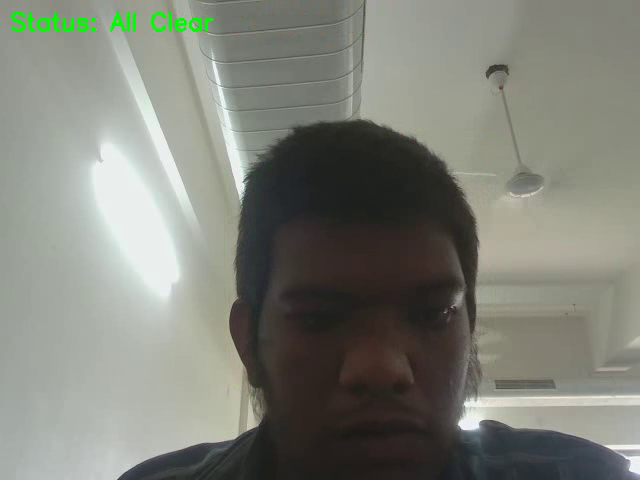
#> input picture frame 20 of Projects/motion_recording.avi, 640 x 480 px, given in place of the camera
$ jupyter execute 'Tracking Movements.ipynb'
#> lines starting #> are read from the running program, lines starting #| are printed output that depends on the picture; after the words box and inside, x2 and y2 are one past the last pixel; in counts of white or black regions, pixels touching at a corner belong together
[cell 1]
import cv2

def track_movements():
    """
    Detects and tracks any general movement using the webcam
    via the Frame Differencing technique and records the video feed.
    """
    print("Starting webcam for motion tracking...")
    print("IMPORTANT: A new window will open. Press 'q' on your keyboard to quit.")

    # 1. Initialize the webcam (0 is the default camera)
    cap = cv2.VideoCapture(0)

    # --- NEW: Set up the VideoWriter to save the recording ---
    # Get the default frame width and height from the webcam
    frame_width = int(cap.get(cv2.CAP_PROP_FRAME_WIDTH))
    frame_height = int(cap.get(cv2.CAP_PROP_FRAME_HEIGHT))

    # Define the codec and create a VideoWriter object
    # 'XVID' is a very standard and reliable codec for .avi files
    fourcc = cv2.VideoWriter_fourcc(*'XVID')
    # Save as 'motion_recording.avi' at 20 Frames Per Second (FPS)
    out = cv2.VideoWriter('motion_recording.avi', fourcc, 20.0, (frame_width, frame_height))
    print("Recording started. Saving session to 'motion_recording.avi'...")
    # ---------------------------------------------------------

    # 2. Read the first two initial frames
    # We need two frames to compare them and find the differences
    ret, frame1 = cap.read()
#> frame1 is the input picture: shape (480, 640, 3); mean B, G, R 120.1, 129.4, 127.2
    ret, frame2 = cap.read()
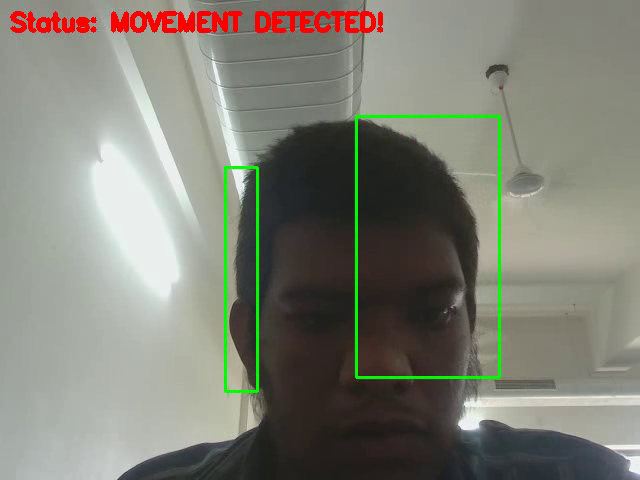
#> input picture frame 21 of Projects/motion_recording.avi, 640 x 480 px, given in place of the camera
#> frame2 is the input picture: shape (480, 640, 3); mean B, G, R 117.6, 128.8, 128.2

    if not ret:
        print("Error: Could not access the webcam.")
        return

    while cap.isOpened():
        # 3. Find the absolute difference between the two frames
        # Anything that hasn't moved will turn black (difference of 0)
        # Anything that moved will have a pixel difference > 0
        diff = cv2.absdiff(frame1, frame2)
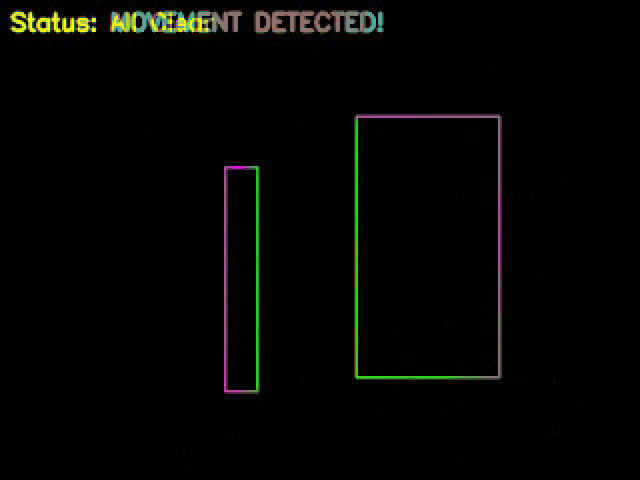
#> diff: shape (480, 640, 3); mean B, G, R 3.1, 4.6, 4.1

        # 4. Convert the difference to grayscale (easier to process)
        gray = cv2.cvtColor(diff, cv2.COLOR_BGR2GRAY)
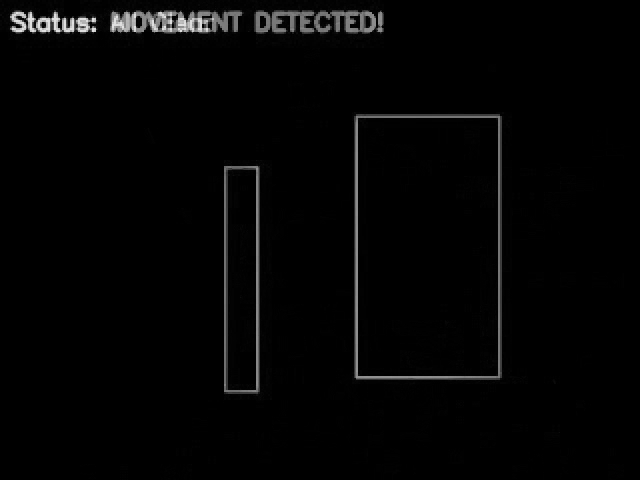
#> gray: shape (480, 640); min 0, max 227, mean 4.3

        # 5. Apply a Gaussian Blur to smooth out the image and remove noise/static
        blur = cv2.GaussianBlur(gray, (5, 5), 0)

        # 6. Apply a Threshold
        # Any pixel difference greater than 20 becomes pure white (255)
        # Any difference less than 20 becomes pure black (0)
        _, thresh = cv2.threshold(blur, 20, 255, cv2.THRESH_BINARY)
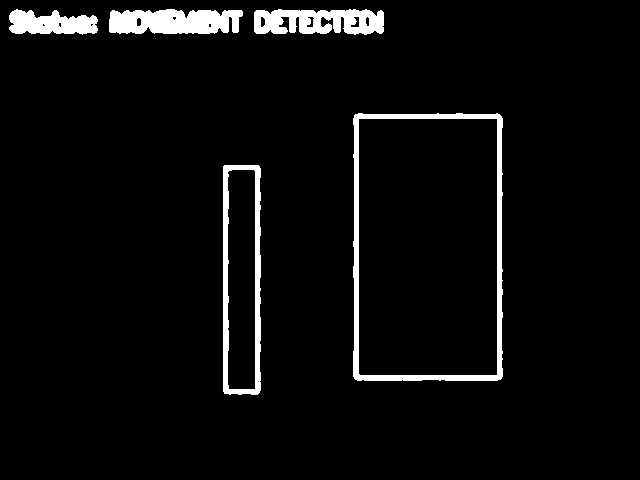
#> thresh: shape (480, 640); 4.6% white; 5 white regions, box (x1, y1, x2, y2) and area: (353, 113, 503, 381) 4269, (109, 9, 243, 34) 2795, (223, 165, 261, 395) 2762, (254, 9, 384, 35) 2577, (9, 9, 98, 35) 1641

        # 7. Dilate the image to make the white moving spots larger and fill in holes
        dilated = cv2.dilate(thresh, None, iterations=3)
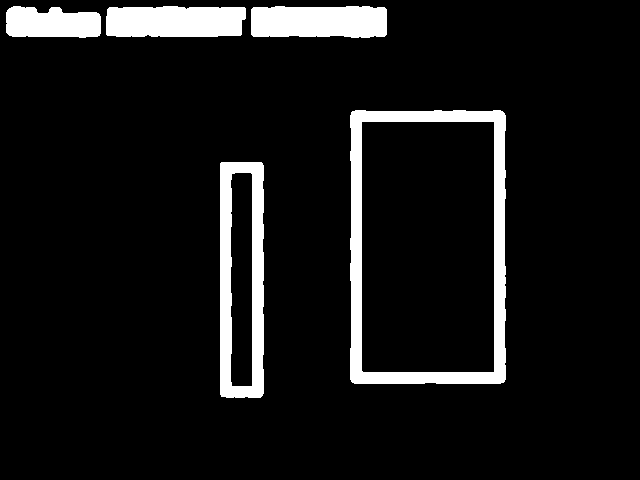
#> dilated: shape (480, 640); 8.4% white; 5 white regions

        # 8. Find the contours (outlines) of the white shapes (the moving objects)
        contours, _ = cv2.findContours(dilated, cv2.RETR_TREE, cv2.CHAIN_APPROX_SIMPLE)
#> contours = 7 contours; box (x1, y1, x2, y2) and area: (350, 110, 506, 384) 41824, (361, 121, 495, 373) 33380, (220, 162, 264, 398) 10028, (230, 172, 253, 387) 4592, (251, 6, 387, 38) 3920, (106, 6, 246, 37) 3907, (6, 6, 101, 38) 2417

        movement_detected = False

        # 9. Draw rectangles around the moving objects
        for contour in contours:
            # Ignore tiny movements (like shadows or camera static) by checking the area size
            if cv2.contourArea(contour) < 1500:
                continue

            movement_detected = True

            # Get coordinates for the bounding box
            (x, y, w, h) = cv2.boundingRect(contour)

            # Draw the green rectangle on the original frame1
            cv2.rectangle(frame1, (x, y), (x+w, y+h), (0, 255, 0), 2)
#> this loop made 7 passes
#> (x, y, w, h) on passes 1 to 7: (220, 162, 44, 236), (230, 172, 23, 215), (350, 110, 156, 274), (361, 121, 134, 252), (251, 6, 136, 32), (106, 6, 140, 31), (6, 6, 95, 32)
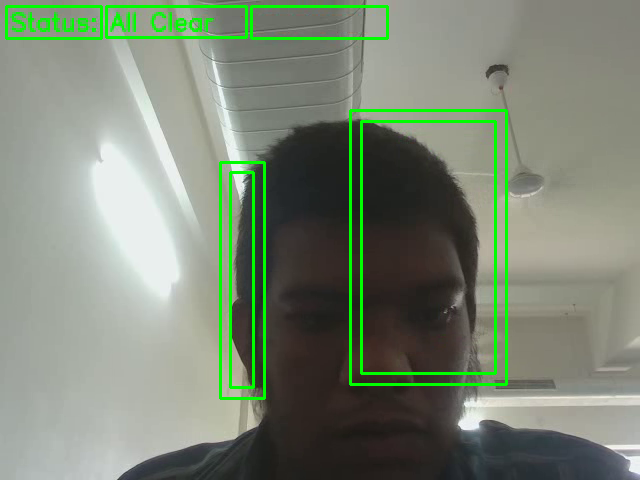
#> frame1: shape (480, 640, 3); 3.51% of pixels changed, all inside (x1, y1, x2, y2) = (5, 5, 508, 400)

        # Display an alert text if movement is happening
        if movement_detected:
            cv2.putText(frame1, "Status: MOVEMENT DETECTED!", (10, 30),
                        cv2.FONT_HERSHEY_SIMPLEX, 0.8, (0, 0, 255), 3)
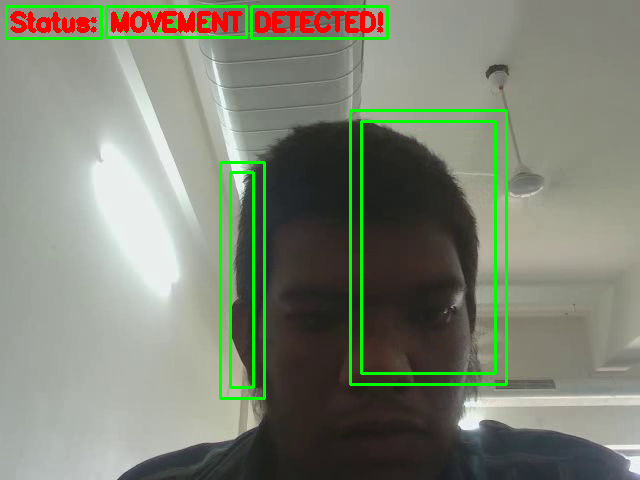
#> frame1: shape (480, 640, 3); 1.51% of pixels changed, all inside (x1, y1, x2, y2) = (10, 11, 383, 33)
        else:
            cv2.putText(frame1, "Status: All Clear", (10, 30),
                        cv2.FONT_HERSHEY_SIMPLEX, 0.8, (0, 255, 0), 2)

        # --- NEW: Save the current frame to our video file ---
        out.write(frame1)
        # -----------------------------------------------------

        # 10. Show the final image to the user
        cv2.imshow('Security Feed - Motion Tracker', frame1)

        # 11. Shift the frames forward to continue the loop
        frame1 = frame2
        ret, frame2 = cap.read()
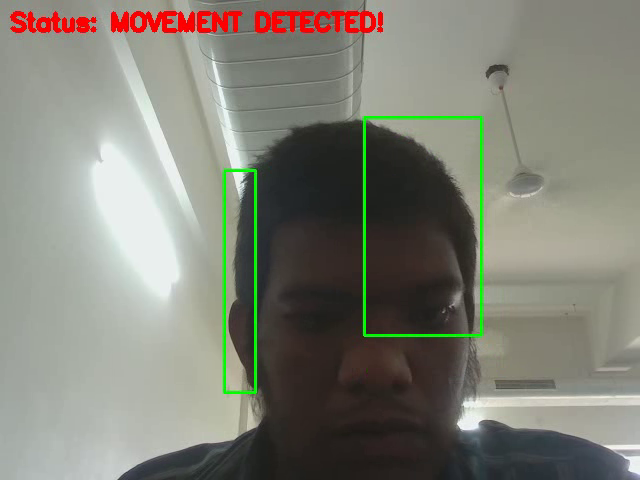
#> input picture frame 22 of Projects/motion_recording.avi, 640 x 480 px, given in place of the camera
#> frame2 is the input picture: shape (480, 640, 3); mean B, G, R 117.9, 128.7, 128.6

        # Wait 10ms, and break the loop if the 'q' key is pressed
        if cv2.waitKey(10) & 0xFF == ord('q'):
#> (key q is pressed here)
            print("Quitting motion tracking...")
            break

    # Clean up and release the camera AND the video writer
    cap.release()
    out.release()
    cv2.destroyAllWindows()
    print("Webcam and recording released safely. Check your folder for 'motion_recording.avi'.")

# Run the function
if __name__ == "__main__":
    track_movements()

$ run again, starting later in the video
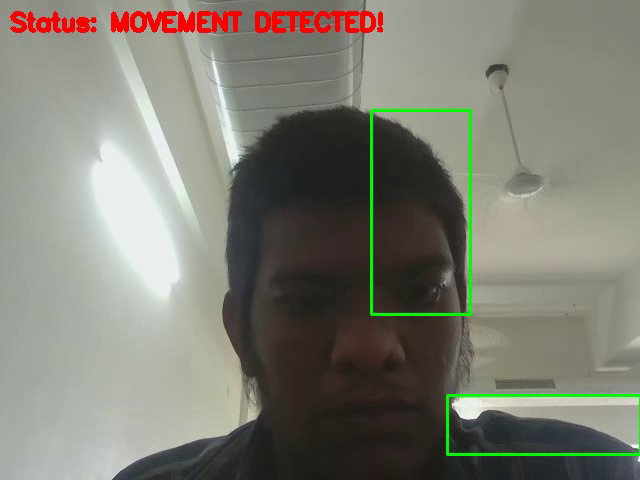
#> input picture frame 92 of Projects/motion_recording.avi, 640 x 480 px, given in place of the camera
#> in track_movements, frame1 is the input picture: shape (480, 640, 3); mean B, G, R 115, 126.4, 126.8
#> in track_movements, `_, thresh = cv2.threshold(blur, 20, 255, cv2.THRESH_BINARY)`:
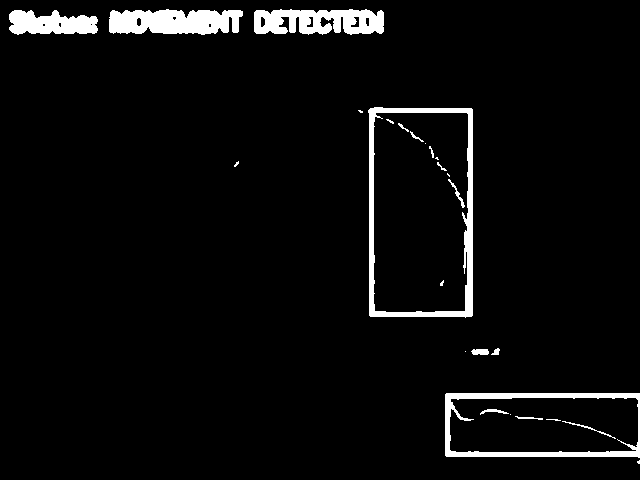
#> thresh: shape (480, 640); 4.5% white; 26 white regions (11 under 20 px), largest, box (x1, y1, x2, y2) and area: (368, 107, 473, 318) 3454, (109, 9, 243, 35) 2794, (445, 393, 640, 458) 2625
#> dilated: shape (480, 640); 8.8% white; 8 white regions
#> contours = 12 contours; largest, box (x1, y1, x2, y2) and area: (355, 104, 476, 321) 23432, (442, 390, 640, 467) 13627, (376, 121, 465, 310) 13252, (452, 414, 623, 450) 4028, (251, 6, 387, 38) 3929
#> the loop in track_movements, `for contour in contours:` made 12 passes
#> (x, y, w, h) on passes 1, 2, 3, 6, 7, 9, 10, 11: (442, 390, 198, 77), (452, 414, 171, 36), (457, 400, 179, 43), (355, 104, 121, 217), (376, 121, 89, 189), (391, 115, 75, 80), (6, 7, 95, 31), (251, 6, 136, 32)
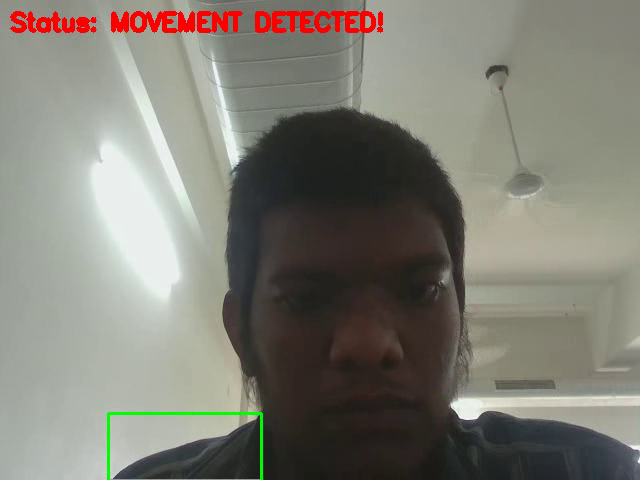
#> input picture frame 94 of Projects/motion_recording.avi, 640 x 480 px, given in place of the camera
#> in track_movements, frame2 is the input picture: shape (480, 640, 3); mean B, G, R 116.3, 125.9, 128.1

$ run again, starting later in the video
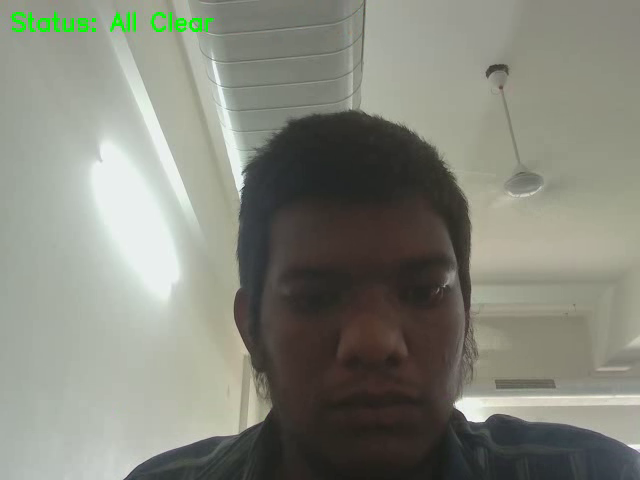
#> input picture frame 164 of Projects/motion_recording.avi, 640 x 480 px, given in place of the camera
#> in track_movements, frame1 is the input picture: shape (480, 640, 3); mean B, G, R 123.2, 134, 132.1
#> in track_movements, `_, thresh = cv2.threshold(blur, 20, 255, cv2.THRESH_BINARY)`:
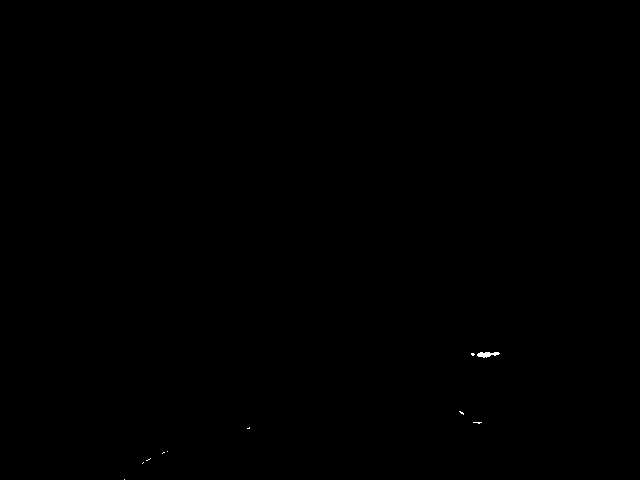
#> thresh: shape (480, 640); 0.04% white; 10 white regions (9 under 20 px), largest, box (x1, y1, x2, y2) and area: (477, 352, 500, 358) 88
#> dilated: shape (480, 640); 0.29% white; 7 white regions
#> contours = 7 contours, 1 with area under 20; largest, box (x1, y1, x2, y2) and area: (468, 349, 503, 361) 320, (139, 455, 154, 467) 109, (470, 419, 485, 427) 92, (456, 408, 467, 418) 82, (159, 448, 171, 457) 76, (244, 424, 253, 432) 54
#> the loop in track_movements, `for contour in contours:` made 7 passes
#> contour on pass 1: [[121, 476], [121, 479], [127, 479], [127, 476]]
#> in track_movements, `cv2.putText(frame1, "Status: All Clear", (10, 30), cv2.FONT_HERSHEY_SI..`:
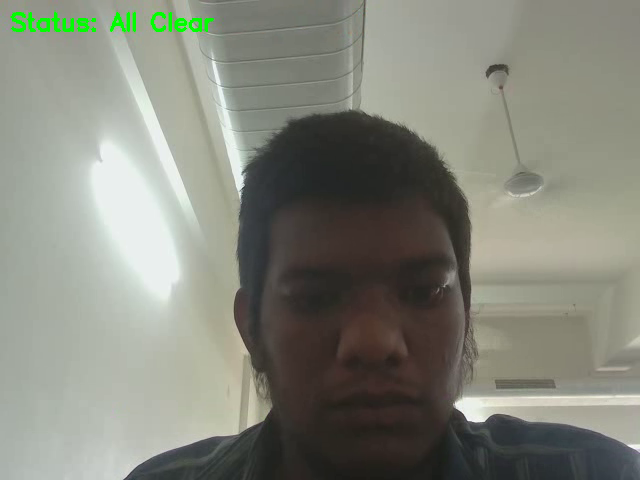
#> frame1: shape (480, 640, 3); 0.39% of pixels changed, all inside (x1, y1, x2, y2) = (11, 12, 214, 32)
